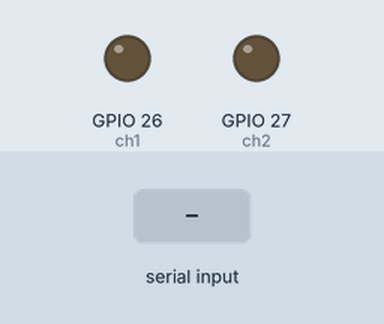
Bench run of a sketch on a simulated ESP32. Parts: output pins drawn as LEDs (lit = HIGH). The inputs (shaded band) are chosen by the test bench.

Above: at 1.2 s.
1.3 s: "P" received over Serial
At 2.2 s:
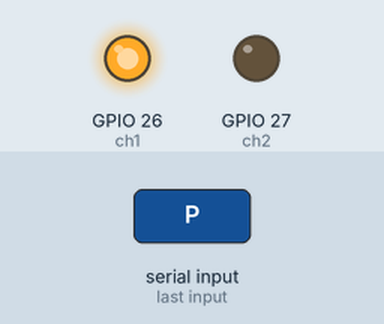
2.8 s: "W" received over Serial
At 3.3 s:
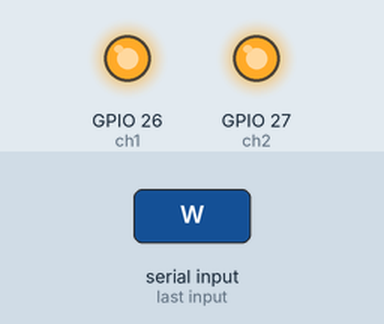
4.3 s: "Q" received over Serial
At 5.5 s:
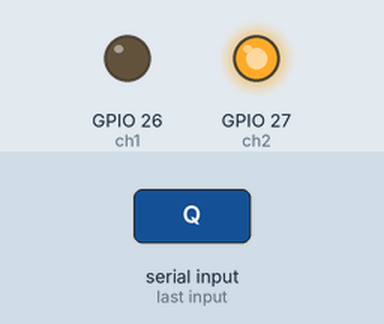
5.8 s: "U" received over Serial
At 6.8 s:
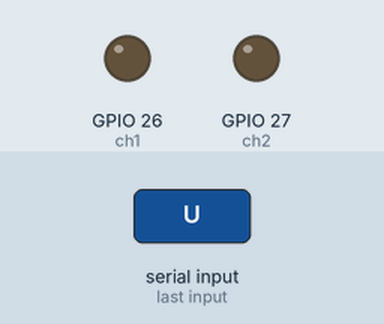
Timing chart, 0 to 8.3 s (numbered marks = the images above; inputs shaded):
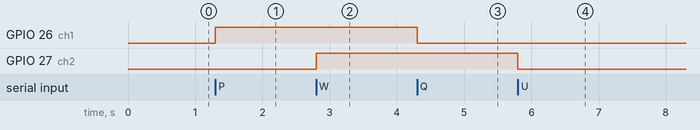

The sketch:

relayTest.ino
```cpp
#define ch1 26
#define ch2 27
int d=500;
void setup() {
  Serial.begin(9600);
  pinMode(ch1, OUTPUT);
  pinMode(ch2, OUTPUT);
}

void loop() {
  if(Serial.available()>0){
  char x= Serial.read();
  if(x=='P')//channel 1 ON
  {
    digitalWrite(ch1, HIGH);
  }

  if(x=='Q')// Channel 1 OFF
  {
    digitalWrite(ch1, LOW);
  }

  if(x=='W')// Channel 2 ON
  {
    digitalWrite(ch2, HIGH);
  }

  if(x=='U')// Channel 2 OFF
  {
    digitalWrite(ch2, LOW);
  }
 }
}
```

Measured:
- after the input at 1.3 s, GPIO 26 (ch1): LOW → HIGH at once
- after the input at 2.8 s, GPIO 27 (ch2): LOW → HIGH at once
- after the input at 4.3 s, GPIO 26 (ch1): HIGH → LOW at once
- after the input at 5.8 s, GPIO 27 (ch2): HIGH → LOW at once
